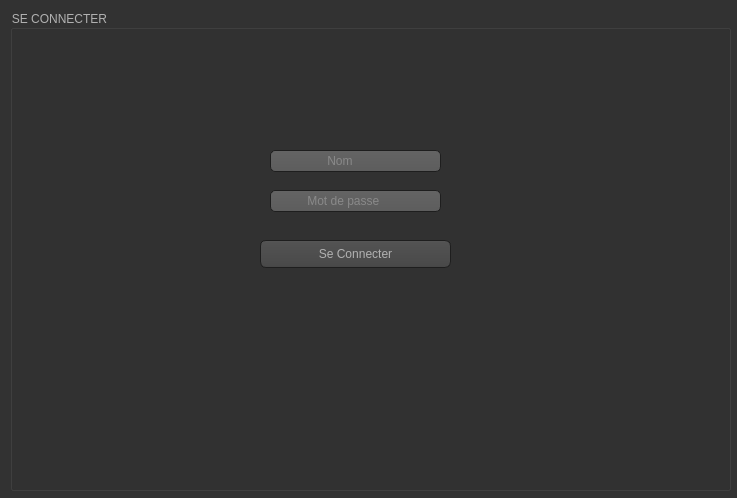
<?xml version="1.0" encoding="UTF-8"?>
<ui version="4.0">
 <class>login</class>
 <widget class="QDialog" name="login">
  <property name="geometry">
   <rect>
    <x>0</x>
    <y>0</y>
    <width>737</width>
    <height>498</height>
   </rect>
  </property>
  <property name="windowTitle">
   <string>Dialog</string>
  </property>
  <property name="styleSheet">
   <string notr="true">QToolTip
{
     border: 1px solid black;
     background-color: #ffa02f;
     padding: 1px;
     border-radius: 3px;
     opacity: 100;
}

QWidget
{
    color: #b1b1b1;
    background-color: #323232;
}

QWidget:item:hover
{
    background-color: QLinearGradient( x1: 0, y1: 0, x2: 0, y2: 1, stop: 0 #ffa02f, stop: 1 #ca0619);
    color: #ffde59;
}

QWidget:item:selected
{
    background-color: QLinearGradient( x1: 0, y1: 0, x2: 0, y2: 1, stop: 0 #ffde59, stop: 1 #ffde59);
}

QMenuBar::item
{
    background: transparent;
}

QMenuBar::item:selected
{
    background: transparent;
    border: 1px solid #ffaa00;
}

QMenuBar::item:pressed
{
    background: #ffde59;
    border: 1px solid #000;
    background-color: QLinearGradient(
        x1:0, y1:0,
        x2:0, y2:1,
        stop:1 #212121,
        stop:0.4 #343434/*,
        stop:0.2 #343434,
        stop:0.1 #ffaa00*/
    );
    margin-bottom:-1px;
    padding-bottom:1px;
}

QMenu
{
    border: 1px solid #000;
}

QMenu::item
{
    padding: 2px 20px 2px 20px;
}

QMenu::item:selected
{
    color: #000000;
}

QWidget:disabled
{
    color: #404040;
    background-color: #323232;
}

QAbstractItemView
{
    background-color: QLinearGradient( x1: 0, y1: 0, x2: 0, y2: 1, stop: 0 #4d4d4d, stop: 0.1 #646464, stop: 1 #5d5d5d);
}

QWidget:focus
{
    /*border: 2px solid QLinearGradient( x1: 0, y1: 0, x2: 0, y2: 1, stop: 0 #ffa02f, stop: 1 #d7801a);*/
}

QLineEdit
{
    background-color: QLinearGradient( x1: 0, y1: 0, x2: 0, y2: 1, stop: 0 #4d4d4d, stop: 0 #646464, stop: 1 #5d5d5d);
    padding: 1px;
    border-style: solid;
    border: 1px solid #1e1e1e;
    border-radius: 5;
}

QPushButton
{
    color: #b1b1b1;
    background-color: QLinearGradient( x1: 0, y1: 0, x2: 0, y2: 1, stop: 0 #565656, stop: 0.1 #525252, stop: 0.5 #4e4e4e, stop: 0.9 #4a4a4a, stop: 1 #464646);
    border-width: 1px;
    border-color: #ffde59;
    border-style: solid;
    border-radius: 6;
    padding: 3px;
    font-size: 12px;
    padding-left: 5px;
    padding-right: 5px;
}

QPushButton:pressed
{
    background-color: QLinearGradient( x1: 0, y1: 0, x2: 0, y2: 1, stop: 0 #2d2d2d, stop: 0.1 #2b2b2b, stop: 0.5 #292929, stop: 0.9 #282828, stop: 1 #252525);
}

QComboBox
{
    selection-background-color: #ffaa00;
    background-color: QLinearGradient( x1: 0, y1: 0, x2: 0, y2: 1, stop: 0 #565656, stop: 0.1 #525252, stop: 0.5 #4e4e4e, stop: 0.9 #4a4a4a, stop: 1 #464646);
    border-style: solid;
    border: 1px solid #1e1e1e;
    border-radius: 5;
}

QComboBox:hover,QPushButton:hover
{
    border: 2px solid QLinearGradient( x1: 0, y1: 0, x2: 0, y2: 1, stop: 0 #ffa02f, stop: 1 #d7801a);
}


QComboBox:on
{
    padding-top: 3px;
    padding-left: 4px;
    background-color: QLinearGradient( x1: 0, y1: 0, x2: 0, y2: 1, stop: 0 #2d2d2d, stop: 0.1 #2b2b2b, stop: 0.5 #292929, stop: 0.9 #282828, stop: 1 #252525);
    selection-background-color: #ffaa00;
}

QComboBox QAbstractItemView
{
    border: 2px solid darkgray;
    selection-background-color: QLinearGradient( x1: 0, y1: 0, x2: 0, y2: 1, stop: 0 #ffa02f, stop: 1 #d7801a);
}

QComboBox::drop-down
{
     subcontrol-origin: padding;
     subcontrol-position: top right;
     width: 15px;

     border-left-width: 0px;
     border-left-color: darkgray;
     border-left-style: solid; /* just a single line */
     border-top-right-radius: 3px; /* same radius as the QComboBox */
     border-bottom-right-radius: 3px;
 }

QComboBox::down-arrow
{
     image: url(:/down_arrow.png);
}

QGroupBox:focus
{
border: 2px solid QLinearGradient( x1: 0, y1: 0, x2: 0, y2: 1, stop: 0 #ffa02f, stop: 1 #d7801a);
}

QTextEdit:focus
{
    border: 2px solid QLinearGradient( x1: 0, y1: 0, x2: 0, y2: 1, stop: 0 #ffa02f, stop: 1 #d7801a);
}

QScrollBar:horizontal {
     border: 1px solid #222222;
     background: QLinearGradient( x1: 0, y1: 0, x2: 0, y2: 1, stop: 0.0 #ffde59, stop: 0.2 #ffde59, stop: 1 #ffde59);
     height: 7px;
     margin: 0px 16px 0 16px;
}

QScrollBar::handle:horizontal
{
      background: QLinearGradient( x1: 0, y1: 0, x2: 1, y2: 0, stop: 0 #ffde59, stop: 0.5 #ffde59, stop: 1 #ffde59);
      min-height: 20px;
      border-radius: 2px;
}

QScrollBar::add-line:horizontal {
      border: 1px solid #1b1b19;
      border-radius: 2px;
      background: QLinearGradient( x1: 0, y1: 0, x2: 1, y2: 0, stop: 0 #ffde59, stop: 1 #ffde59);
      width: 14px;
      subcontrol-position: right;
      subcontrol-origin: margin;
}

QScrollBar::sub-line:horizontal {
      border: 1px solid #1b1b19;
      border-radius: 2px;
      background: QLinearGradient( x1: 0, y1: 0, x2: 1, y2: 0, stop: 0 #ffa02f, stop: 1 #d7801a);
      width: 14px;
     subcontrol-position: left;
     subcontrol-origin: margin;
}

QScrollBar::right-arrow:horizontal, QScrollBar::left-arrow:horizontal
{
      border: 1px solid black;
      width: 1px;
      height: 1px;
      background: white;
}

QScrollBar::add-page:horizontal, QScrollBar::sub-page:horizontal
{
      background: none;
}

QScrollBar:vertical
{
      background: QLinearGradient( x1: 0, y1: 0, x2: 1, y2: 0, stop: 0.0 #ffde59, stop: 0.2 #282828, stop: 1 #484848);
      width: 7px;
      margin: 16px 0 16px 0;
      border: 1px solid #222222;
}

QScrollBar::handle:vertical
{
      background: QLinearGradient( x1: 0, y1: 0, x2: 0, y2: 1, stop: 0 #ffde59, stop: 0.5 #d7801a, stop: 1 #ffde59);
      min-height: 20px;
      border-radius: 2px;
}

QScrollBar::add-line:vertical
{
      border: 1px solid #1b1b19;
      border-radius: 2px;
      background: QLinearGradient( x1: 0, y1: 0, x2: 0, y2: 1, stop: 0 #ffde59, stop: 1 #ffde59);
      height: 14px;
      subcontrol-position: bottom;
      subcontrol-origin: margin;
}

QScrollBar::sub-line:vertical
{
      border: 1px solid #1b1b19;
      border-radius: 2px;
      background: QLinearGradient( x1: 0, y1: 0, x2: 0, y2: 1, stop: 0 #ffde59, stop: 1 #ffde59);
      height: 14px;
      subcontrol-position: top;
      subcontrol-origin: margin;
}

QScrollBar::up-arrow:vertical, QScrollBar::down-arrow:vertical
{
      border: 1px solid black;
      width: 1px;
      height: 1px;
      background: white;
}


QScrollBar::add-page:vertical, QScrollBar::sub-page:vertical
{
      background: none;
}

QTextEdit
{
    background-color: #242424;
}

QPlainTextEdit
{
    background-color: #242424;
}

QHeaderView::section
{
    background-color: QLinearGradient(x1:0, y1:0, x2:0, y2:1, stop:0 #616161, stop: 0.5 #505050, stop: 0.6 #434343, stop:1 #656565);
    color: white;
    padding-left: 4px;
    border: 1px solid #6c6c6c;
}

QCheckBox:disabled
{
color: #414141;
}

QDockWidget::title
{
    text-align: center;
    spacing: 3px; /* spacing between items in the tool bar */
    background-color: QLinearGradient(x1:0, y1:0, x2:0, y2:1, stop:0 #323232, stop: 0.5 #242424, stop:1 #323232);
}

QDockWidget::close-button, QDockWidget::float-button
{
    text-align: center;
    spacing: 1px; /* spacing between items in the tool bar */
    background-color: QLinearGradient(x1:0, y1:0, x2:0, y2:1, stop:0 #323232, stop: 0.5 #242424, stop:1 #323232);
}

QDockWidget::close-button:hover, QDockWidget::float-button:hover
{
    background: #242424;
}

QDockWidget::close-button:pressed, QDockWidget::float-button:pressed
{
    padding: 1px -1px -1px 1px;
}

QMainWindow::separator
{
    background-color: QLinearGradient(x1:0, y1:0, x2:0, y2:1, stop:0 #161616, stop: 0.5 #151515, stop: 0.6 #212121, stop:1 #343434);
    color: white;
    padding-left: 4px;
    border: 1px solid #4c4c4c;
    spacing: 3px; /* spacing between items in the tool bar */
}

QMainWindow::separator:hover
{

    background-color: QLinearGradient(x1:0, y1:0, x2:0, y2:1, stop:0 #d7801a, stop:0.5 #b56c17 stop:1 #ffa02f);
    color: white;
    padding-left: 4px;
    border: 1px solid #6c6c6c;
    spacing: 3px; /* spacing between items in the tool bar */
}

QToolBar::handle
{
     spacing: 3px; /* spacing between items in the tool bar */
     background: url(:/images/handle.png);
}

QMenu::separator
{
    height: 2px;
    background-color: QLinearGradient(x1:0, y1:0, x2:0, y2:1, stop:0 #161616, stop: 0.5 #151515, stop: 0.6 #212121, stop:1 #343434);
    color: white;
    padding-left: 4px;
    margin-left: 10px;
    margin-right: 5px;
}

QProgressBar
{
    border: 2px solid grey;
    border-radius: 5px;
    text-align: center;
}

QProgressBar::chunk
{
    background-color: #ffde59;
    width: 2.15px;
    margin: 0.5px;
}

QTabBar::tab {
    color: #ffde59;
    border: 1px solid #444;
    border-bottom-style: none;
    background-color: #323232;
    padding-left: 10px;
    padding-right: 10px;
    padding-top: 3px;
    padding-bottom: 2px;
    margin-right: -1px;
}

QTabWidget::pane {
    border: 1px solid #444;
    top: 1px;
}

QTabBar::tab:last
{
    margin-right: 0; /* the last selected tab has nothing to overlap with on the right */
    border-top-right-radius: 3px;
}

QTabBar::tab:first:!selected
{
 margin-left: 0px; /* the last selected tab has nothing to overlap with on the right */


    border-top-left-radius: 3px;
}

QTabBar::tab:!selected
{
    color: #b1b1b1;
    border-bottom-style: solid;
    margin-top: 3px;
    background-color: QLinearGradient(x1:0, y1:0, x2:0, y2:1, stop:1 #212121, stop:.4 #343434);
}

QTabBar::tab:selected
{
    border-top-left-radius: 3px;
    border-top-right-radius: 3px;
    margin-bottom: 0px;
}

QTabBar::tab:!selected:hover
{
    /*border-top: 2px solid #ffaa00;
    padding-bottom: 3px;*/
    border-top-left-radius: 3px;
    border-top-right-radius: 3px;
    background-color: QLinearGradient(x1:0, y1:0, x2:0, y2:1, stop:1 #212121, stop:0.4 #343434, stop:0.2 #343434, stop:0.1 #ffaa00);
}

QRadioButton::indicator:checked, QRadioButton::indicator:unchecked{
    color: #b1b1b1;
    background-color: #323232;
    border: 1px solid #b1b1b1;
    border-radius: 6px;
}

QRadioButton::indicator:checked
{
    background-color: qradialgradient(
        cx: 0.5, cy: 0.5,
        fx: 0.5, fy: 0.5,
        radius: 1.0,
        stop: 0.25 #ffaa00,
        stop: 0.3 #323232
    );
}

QCheckBox::indicator{
    color: #b1b1b1;
    background-color: #323232;
    border: 1px solid #b1b1b1;
    width: 9px;
    height: 9px;
}

QRadioButton::indicator
{
    border-radius: 6px;
}

QRadioButton::indicator:hover, QCheckBox::indicator:hover
{
    border: 1px solid #ffaa00;
}

QCheckBox::indicator:checked
{
    image:url(:/images/checkbox.png);
}

QCheckBox::indicator:disabled, QRadioButton::indicator:disabled
{
    border: 1px solid #444;}
</string>
  </property>
  <widget class="QGroupBox" name="groupBox">
   <property name="geometry">
    <rect>
     <x>10</x>
     <y>10</y>
     <width>721</width>
     <height>481</height>
    </rect>
   </property>
   <property name="styleSheet">
    <string notr="true">QToolTip
{
     border: 1px solid black;
     background-color: #00cccc;
     padding: 1px;
     border-radius: 3px;
     opacity: 100;
}

QWidget
{
    color: #b1b1b1;
    background-color: #323232;
}

QWidget:item:hover
{
    background-color: QLinearGradient( x1: 0, y1: 0, x2: 0, y2: 1, stop: 0 #00cccc, stop: 1 #00cccc);
    color: #000000;
}

QWidget:item:selected
{
    background-color: QLinearGradient( x1: 0, y1: 0, x2: 0, y2: 1, stop: 0 #00cccc, stop: 1 #00cccc);
}

QMenuBar::item
{
    background: transparent;
}

QMenuBar::item:selected
{
    background: transparent;
    border: 1px solid#00cccc;
}

QMenuBar::item:pressed
{
    background: #444;
    border: 1px solid #000;
    background-color: QLinearGradient(
        x1:0, y1:0,
        x2:0, y2:1,
        stop:1 #212121,
        stop:0.4 #343434/*,
        stop:0.2 #343434,
        stop:0.1 #ffaa00*/
    );
    margin-bottom:-1px;
    padding-bottom:1px;
}

QMenu
{
    border: 1px solid #000;
}

QMenu::item
{
    padding: 2px 20px 2px 20px;
}

QMenu::item:selected
{
    color: #000000;
}

QWidget:disabled
{
    color: #404040;
    background-color: #323232;
}

QAbstractItemView
{
    background-color: QLinearGradient( x1: 0, y1: 0, x2: 0, y2: 1, stop: 0 #4d4d4d, stop: 0.1 #646464, stop: 1 #5d5d5d);
}

QWidget:focus
{
    /*border: 2px solid QLinearGradient( x1: 0, y1: 0, x2: 0, y2: 1, stop: 0 #ffa02f, stop: 1 #d7801a);*/
}

QLineEdit
{
    background-color: QLinearGradient( x1: 0, y1: 0, x2: 0, y2: 1, stop: 0 #4d4d4d, stop: 0 #646464, stop: 1 #5d5d5d);
    padding: 1px;
    border-style: solid;
    border: 1px solid #1e1e1e;
    border-radius: 5;
}

QPushButton
{
    color: #b1b1b1;
    background-color: QLinearGradient( x1: 0, y1: 0, x2: 0, y2: 1, stop: 0 #565656, stop: 0.1 #525252, stop: 0.5 #4e4e4e, stop: 0.9 #4a4a4a, stop: 1 #464646);
    border-width: 1px;
    border-color: #1e1e1e;
    border-style: solid;
    border-radius: 6;
    padding: 3px;
    font-size: 12px;
    padding-left: 5px;
    padding-right: 5px;
}

QPushButton:pressed
{
    background-color: QLinearGradient( x1: 0, y1: 0, x2: 0, y2: 1, stop: 0 #2d2d2d, stop: 0.1 #2b2b2b, stop: 0.5 #292929, stop: 0.9 #282828, stop: 1 #252525);
}

QComboBox
{
    selection-background-color:#00cccc;
    background-color: QLinearGradient( x1: 0, y1: 0, x2: 0, y2: 1, stop: 0 #565656, stop: 0.1 #525252, stop: 0.5 #4e4e4e, stop: 0.9 #4a4a4a, stop: 1 #464646);
    border-style: solid;
    border: 1px solid #1e1e1e;
    border-radius: 5;
}

QComboBox:hover,QPushButton:hover
{
    border: 2px solid QLinearGradient( x1: 0, y1: 0, x2: 0, y2: 1, stop: 0 #00cccc, stop: 1 #00cccc);
}


QComboBox:on
{
    padding-top: 3px;
    padding-left: 4px;
    background-color: QLinearGradient( x1: 0, y1: 0, x2: 0, y2: 1, stop: 0 #2d2d2d, stop: 0.1 #2b2b2b, stop: 0.5 #292929, stop: 0.9 #282828, stop: 1 #252525);
    selection-background-color: #ffaa00;
}

QComboBox QAbstractItemView
{
    border: 2px solid darkgray;
    selection-background-color: QLinearGradient( x1: 0, y1: 0, x2: 0, y2: 1, stop: 0 #00cccc, stop: 1 #00cccc);
}

QComboBox::drop-down
{
     subcontrol-origin: padding;
     subcontrol-position: top right;
     width: 15px;

     border-left-width: 0px;
     border-left-color: darkgray;
     border-left-style: solid; /* just a single line */
     border-top-right-radius: 3px; /* same radius as the QComboBox */
     border-bottom-right-radius: 3px;
 }

QComboBox::down-arrow
{
     image: url(:/down_arrow.png);
}

QGroupBox:focus
{
border: 2px solid QLinearGradient( x1: 0, y1: 0, x2: 0, y2: 1, stop: 0 #00cccc, stop: 1 #00cccc);
}

QTextEdit:focus
{
    border: 2px solid QLinearGradient( x1: 0, y1: 0, x2: 0, y2: 1, stop: 0 #00cccc, stop: 1 #00cccc);
}

QScrollBar:horizontal {
     border: 1px solid #222222;
     background: QLinearGradient( x1: 0, y1: 0, x2: 0, y2: 1, stop: 0.0 #121212, stop: 0.2 #282828, stop: 1 #484848);
     height: 7px;
     margin: 0px 16px 0 16px;
}

QScrollBar::handle:horizontal
{
      background: QLinearGradient( x1: 0, y1: 0, x2: 1, y2: 0, stop: 0 #00cccc, stop: 0.5 #00cccc, stop: 1 #00cccc);
      min-height: 20px;
      border-radius: 2px;
}

QScrollBar::add-line:horizontal {
      border: 1px solid #1b1b19;
      border-radius: 2px;
      background: QLinearGradient( x1: 0, y1: 0, x2: 1, y2: 0, stop: 0 #00cccc, stop: 1 #00cccc);
      width: 14px;
      subcontrol-position: right;
      subcontrol-origin: margin;
}

QScrollBar::sub-line:horizontal {
      border: 1px solid #1b1b19;
      border-radius: 2px;
      background: QLinearGradient( x1: 0, y1: 0, x2: 1, y2: 0, stop: 0 #00cccc, stop: 1 #00cccc);
      width: 14px;
     subcontrol-position: left;
     subcontrol-origin: margin;
}

QScrollBar::right-arrow:horizontal, QScrollBar::left-arrow:horizontal
{
      border: 1px solid black;
      width: 1px;
      height: 1px;
      background: white;
}

QScrollBar::add-page:horizontal, QScrollBar::sub-page:horizontal
{
      background: none;
}

QScrollBar:vertical
{
      background: QLinearGradient( x1: 0, y1: 0, x2: 1, y2: 0, stop: 0.0 #121212, stop: 0.2 #282828, stop: 1 #484848);
      width: 7px;
      margin: 16px 0 16px 0;
      border: 1px solid #222222;
}

QScrollBar::handle:vertical
{
      background: QLinearGradient( x1: 0, y1: 0, x2: 0, y2: 1, stop: 0 #00cccc, stop: 0.5 #00cccc, stop: 1 #00cccc);
      min-height: 20px;
      border-radius: 2px;
}

QScrollBar::add-line:vertical
{
      border: 1px solid #1b1b19;
      border-radius: 2px;
      background: QLinearGradient( x1: 0, y1: 0, x2: 0, y2: 1, stop: 0 #00cccc, stop: 1 #00cccc);
      height: 14px;
      subcontrol-position: bottom;
      subcontrol-origin: margin;
}

QScrollBar::sub-line:vertical
{
      border: 1px solid #1b1b19;
      border-radius: 2px;
      background: QLinearGradient( x1: 0, y1: 0, x2: 0, y2: 1, stop: 0 #00cccc, stop: 1 #00cccc);
      height: 14px;
      subcontrol-position: top;
      subcontrol-origin: margin;
}

QScrollBar::up-arrow:vertical, QScrollBar::down-arrow:vertical
{
      border: 1px solid black;
      width: 1px;
      height: 1px;
      background: white;
}


QScrollBar::add-page:vertical, QScrollBar::sub-page:vertical
{
      background: none;
}

QTextEdit
{
    background-color: #242424;
}

QPlainTextEdit
{
    background-color: #242424;
}

QHeaderView::section
{
    background-color: QLinearGradient(x1:0, y1:0, x2:0, y2:1, stop:0 #616161, stop: 0.5 #505050, stop: 0.6 #434343, stop:1 #656565);
    color: white;
    padding-left: 4px;
    border: 1px solid #6c6c6c;
}

QCheckBox:disabled
{
color: #414141;
}

QDockWidget::title
{
    text-align: center;
    spacing: 3px; /* spacing between items in the tool bar */
    background-color: QLinearGradient(x1:0, y1:0, x2:0, y2:1, stop:0 #323232, stop: 0.5 #242424, stop:1 #323232);
}

QDockWidget::close-button, QDockWidget::float-button
{
    text-align: center;
    spacing: 1px; /* spacing between items in the tool bar */
    background-color: QLinearGradient(x1:0, y1:0, x2:0, y2:1, stop:0 #323232, stop: 0.5 #242424, stop:1 #323232);
}

QDockWidget::close-button:hover, QDockWidget::float-button:hover
{
    background: #242424;
}



QMainWindow::separator
{
    background-color: QLinearGradient(x1:0, y1:0, x2:0, y2:1, stop:0 #161616, stop: 0.5 #151515, stop: 0.6 #212121, stop:1 #343434);
    color: white;
    padding-left: 4px;
    border: 1px solid #4c4c4c;
    spacing: 3px; /* spacing between items in the tool bar */
}

QMainWindow::separator:hover
{

    background-color: QLinearGradient(x1:0, y1:0, x2:0, y2:1, stop:0 #00cccc, stop:0.5 #00cccc stop:1 #00cccc);
    color: white;
    padding-left: 4px;
    border: 1px solid #6c6c6c;
    spacing: 3px; /* spacing between items in the tool bar */
}

QToolBar::handle
{
     spacing: 3px; /* spacing between items in the tool bar */
     background: url(:/images/handle.png);
}

QMenu::separator
{
    height: 2px;
    background-color: QLinearGradient(x1:0, y1:0, x2:0, y2:1, stop:0 #161616, stop: 0.5 #151515, stop: 0.6 #212121, stop:1 #343434);
    color: white;
    padding-left: 4px;
    margin-left: 10px;
    margin-right: 5px;
}

QProgressBar
{
    border: 2px solid grey;
    border-radius: 5px;
    text-align: center;
}

QProgressBar::chunk
{
    background-color: #00cccc;
    width: 2.15px;
    margin: 0.5px;
}

QTabBar::tab {
    color: #b1b1b1;
    border: 1px solid #444;
    border-bottom-style: none;
    background-color: #323232;
    padding-left: 10px;
    padding-right: 10px;
    padding-top: 3px;
    padding-bottom: 2px;
    margin-right: -1px;
}

QTabWidget::pane {
    border: 1px solid #444;
    top: 1px;
}

QTabBar::tab:last
{
    margin-right: 0; /* the last selected tab has nothing to overlap with on the right */
    border-top-right-radius: 3px;
}

QTabBar::tab:first:!selected
{
 margin-left: 0px; /* the last selected tab has nothing to overlap with on the right */


    border-top-left-radius: 3px;
}

QTabBar::tab:!selected
{
    color: #b1b1b1;
    border-bottom-style: solid;
    margin-top: 3px;
    background-color: QLinearGradient(x1:0, y1:0, x2:0, y2:1, stop:1 #212121, stop:.4 #343434);
}

QTabBar::tab:selected
{
    border-top-left-radius: 3px;
    border-top-right-radius: 3px;
    margin-bottom: 0px;
}

QTabBar::tab:!selected:hover
{
    /*border-top: 2px solid #ffaa00;
    padding-bottom: 3px;*/
    border-top-left-radius: 3px;
    border-top-right-radius: 3px;
    background-color: QLinearGradient(x1:0, y1:0, x2:0, y2:1, stop:1 #212121, stop:0.4 #343434, stop:0.2 #343434, stop:0.1 #00cccc);
}

QRadioButton::indicator:checked, QRadioButton::indicator:unchecked{
    color: #b1b1b1;
    background-color: #323232;
    border: 1px solid #b1b1b1;
    border-radius: 6px;
}

QRadioButton::indicator:checked
{
    background-color: qradialgradient(
        cx: 0.5, cy: 0.5,
        fx: 0.5, fy: 0.5,
        radius: 1.0,
        stop: 0.25  #00cccc,
        stop: 0.3 #323232
    );
}

QCheckBox::indicator{
    color: #b1b1b1;
    background-color: #323232;
    border: 1px solid #b1b1b1;
    width: 9px;
    height: 9px;
}

QRadioButton::indicator
{
    border-radius: 6px;
}

QRadioButton::indicator:hover, QCheckBox::indicator:hover
{
    border: 1px solid #00cccc;
}

QCheckBox::indicator:checked
{
    image:url(:/images/checkbox.png);
}

QCheckBox::indicator:disabled, QRadioButton::indicator:disabled
{
    border: 1px solid #444;
}
QPushButton:pressed{
	background-color: rgb(100, 170, 255);


}
</string>
   </property>
   <property name="title">
    <string>SE CONNECTER</string>
   </property>
   <widget class="QLineEdit" name="id">
    <property name="geometry">
     <rect>
      <x>260</x>
      <y>140</y>
      <width>171</width>
      <height>22</height>
     </rect>
    </property>
    <property name="placeholderText">
     <string>                Nom</string>
    </property>
   </widget>
   <widget class="QPushButton" name="login_2">
    <property name="geometry">
     <rect>
      <x>250</x>
      <y>230</y>
      <width>191</width>
      <height>28</height>
     </rect>
    </property>
    <property name="styleSheet">
     <string notr="true"/>
    </property>
    <property name="text">
     <string>Se Connecter</string>
    </property>
   </widget>
   <widget class="QLineEdit" name="pwd">
    <property name="geometry">
     <rect>
      <x>260</x>
      <y>180</y>
      <width>171</width>
      <height>22</height>
     </rect>
    </property>
    <property name="placeholderText">
     <string>          Mot de passe</string>
    </property>
   </widget>
  </widget>
 </widget>
 <resources/>
 <connections/>
</ui>
